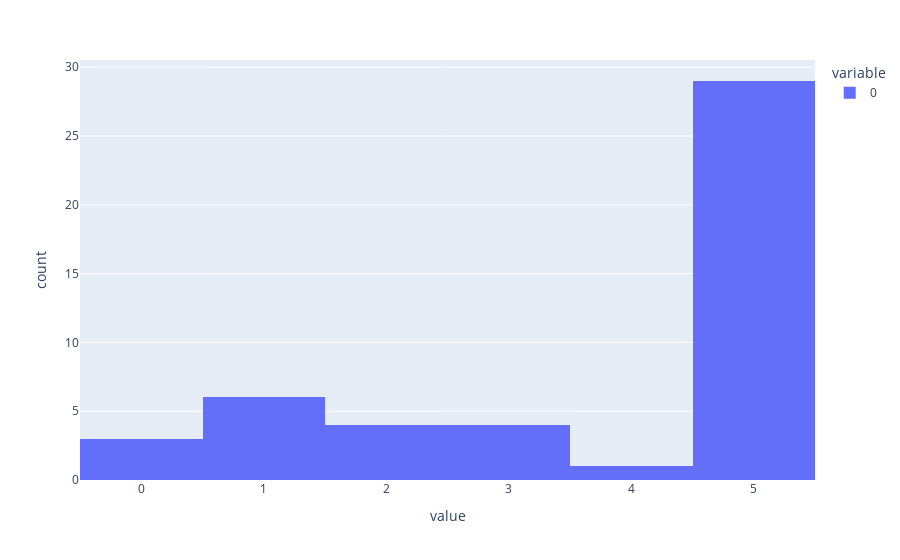

Notebook code for this chart:
### Code cell
px.histogram(predictions)

### Figure 1 — Plotly figure (JSON) as saved in the notebook; plotly's stock layout.template omitted (floating-point values rounded to 4 significant figures)
{"data": [{"alignmentgroup": "True", "bingroup": "x", "hovertemplate": "variable=0<br>value=%{x}<br>count=%{y}<extra></extra>", "legendgroup": "0", "marker": {"color": "#636efa", "pattern": {"shape": ""}}, "name": "0", "offsetgroup": "0", "orientation": "v", "showlegend": true, "type": "histogram", "x": [5, 5, 5, 1, 5, 2, 5, 4, 0, 5, 5, 2, 5, 5, 5, 3, 1, 5, 1, 1, 5, 5, 5, 5, 5, 3, 5, 5, 2, 1, 5, 5, 2, 3, 5, 5, 0, 0, 5, 5, 5, 5, 3, 5, 5, 1, 5], "xaxis": "x", "yaxis": "y"}], "layout": {"barmode": "relative", "legend": {"title": {"text": "variable"}, "tracegroupgap": 0}, "margin": {"t": 60}, "xaxis": {"anchor": "y", "domain": [0, 1], "title": {"text": "value"}}, "yaxis": {"anchor": "x", "domain": [0, 1], "title": {"text": "count"}}}}
